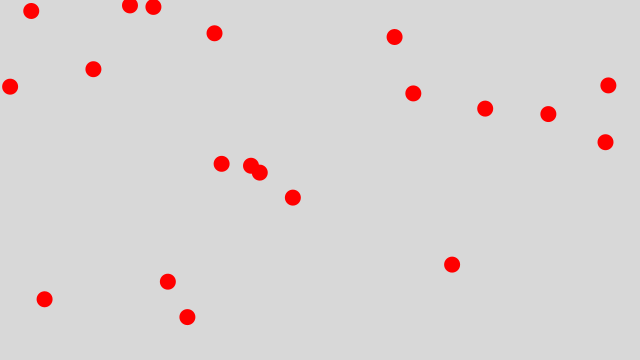
Frame 1 (no input)
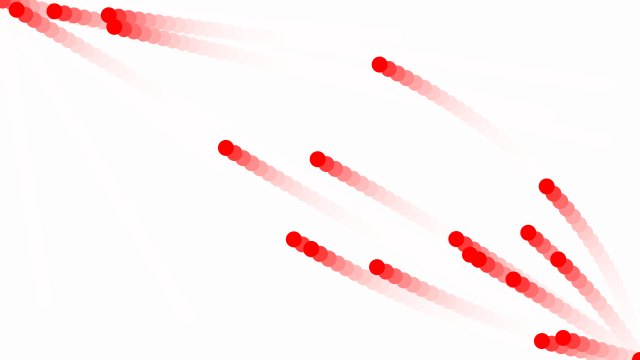
Frame 60 (the mouse pressed at the canvas centre just before this capture)
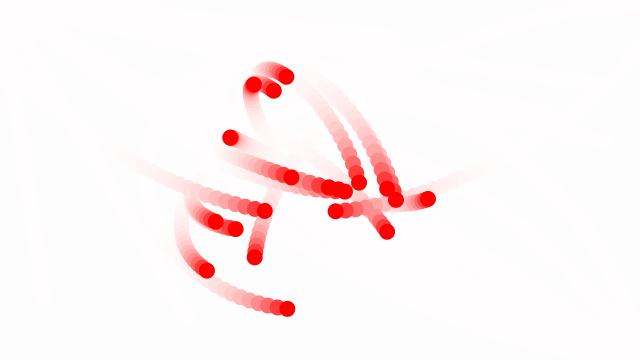
Frame 120 (the mouse held since frame 60 and released just before this capture)

The Processing sketch that drew these frames (run headless with seeded random() and noise(); from frame 60 on, the mouse is pressed at the canvas centre):

// Processing sketch: Nature_Of_Code_1_11
// ── Nature_Of_Code_1_11.pde
// ベクトル運動：マウスに追従するための加速度計算
Mover[] movers = new Mover[20];

void setup() {
  size(640, 360);
  for (int i = 0; i < movers.length; i++) {
    movers[i] = new Mover();
  }
}

void draw() {
  //background(255);
  noStroke();
  fill(255, 60);
  rect(0, 0, width, height);
  for (int i = 0; i < movers.length; i++) {
    movers[i].update();
    movers[i].checkEdges();
    movers[i].display();
  }
}

// 移動オブジェクトクラス
class Mover {
  PVector location;
  PVector velocity;
  PVector acceleration;
  float topSpeed;
  
  Mover() {
    // 描写位置と速度の初期値を設定
    location = new PVector(random(width), random(height));
    velocity = new PVector(0, 0);
    topSpeed = 10;
  }
  
  void update() {
    // マウス位置のベクトル
    PVector mouse = new PVector(mouseX, mouseY);
    // マウス位置 - 現在位置の値を求める
    PVector direction = PVector.sub(mouse, location);   
    // ノーマライズ
    direction.normalize();
    // スケーリング
    direction.mult(0.5);
    
    // 加速度として設定
    acceleration = direction;

    // 速度に加速度を加算
    velocity.add(acceleration);
    // 速度の上限を設定
    velocity.limit(topSpeed);
    // 現在位置に速度分の移動を加算
    location.add(velocity);
  }
  
  void display() {
    noStroke();
    fill(255, 0, 0);
    ellipse(location.x, location.y, 16, 16);
  } 

  // ウィンドウ端に到達したかのチェック
  void checkEdges() {
    if (location.x > width) {
      location.x = 0;
    } else if (location.x < 0) {
      location.x = width;
    }

    if (location.y > height) {
      location.y = 0;
    } else if (location.y < 0) {
      location.y = height;
    }
  }
}
